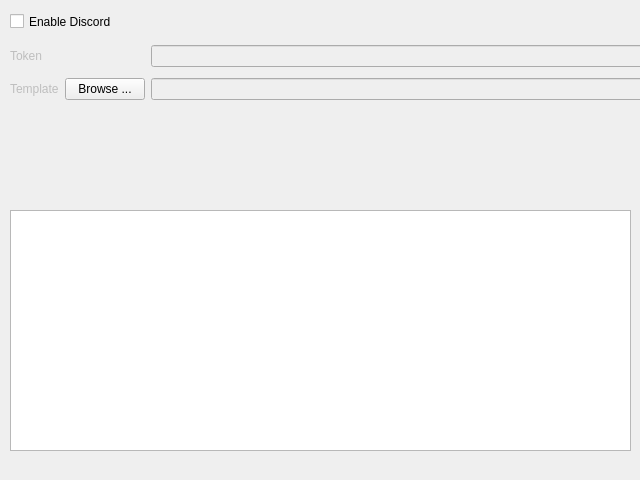
<?xml version="1.0" encoding="UTF-8"?>
<ui version="4.0">
 <class>discord</class>
 <widget class="QWidget" name="discord">
  <property name="geometry">
   <rect>
    <x>0</x>
    <y>0</y>
    <width>640</width>
    <height>480</height>
   </rect>
  </property>
  <property name="windowTitle">
   <string>Discord</string>
  </property>
  <property name="displayName" stdset="0">
   <string>Discord</string>
  </property>
  <widget class="QWidget" name="formLayoutWidget">
   <property name="geometry">
    <rect>
     <x>10</x>
     <y>40</y>
     <width>676</width>
     <height>65</height>
    </rect>
   </property>
   <layout class="QGridLayout" name="gridLayout">
    <item row="1" column="1">
     <widget class="QPushButton" name="template_button">
      <property name="text">
       <string>Browse ...</string>
      </property>
     </widget>
    </item>
    <item row="1" column="0">
     <widget class="QLabel" name="template_label">
      <property name="enabled">
       <bool>false</bool>
      </property>
      <property name="text">
       <string>Template</string>
      </property>
     </widget>
    </item>
    <item row="0" column="2">
     <widget class="QLineEdit" name="token_lineedit">
      <property name="enabled">
       <bool>false</bool>
      </property>
      <property name="minimumSize">
       <size>
        <width>496</width>
        <height>0</height>
       </size>
      </property>
      <property name="inputMethodHints">
       <set>Qt::ImhHiddenText|Qt::ImhNoAutoUppercase|Qt::ImhNoPredictiveText|Qt::ImhSensitiveData</set>
      </property>
      <property name="echoMode">
       <enum>QLineEdit::Password</enum>
      </property>
     </widget>
    </item>
    <item row="0" column="0">
     <widget class="QLabel" name="token_label">
      <property name="enabled">
       <bool>false</bool>
      </property>
      <property name="text">
       <string>Token</string>
      </property>
     </widget>
    </item>
    <item row="1" column="2">
     <widget class="QLineEdit" name="template_lineedit">
      <property name="enabled">
       <bool>false</bool>
      </property>
      <property name="minimumSize">
       <size>
        <width>496</width>
        <height>0</height>
       </size>
      </property>
      <property name="inputMethodHints">
       <set>Qt::ImhNone</set>
      </property>
      <property name="echoMode">
       <enum>QLineEdit::Normal</enum>
      </property>
     </widget>
    </item>
   </layout>
  </widget>
  <widget class="QCheckBox" name="enable_checkbox">
   <property name="geometry">
    <rect>
     <x>10</x>
     <y>10</y>
     <width>141</width>
     <height>23</height>
    </rect>
   </property>
   <property name="text">
    <string>Enable Discord</string>
   </property>
  </widget>
  <widget class="QTextBrowser" name="help_text">
   <property name="geometry">
    <rect>
     <x>10</x>
     <y>210</y>
     <width>621</width>
     <height>241</height>
    </rect>
   </property>
   <property name="html">
    <string>&lt;!DOCTYPE HTML PUBLIC &quot;-//W3C//DTD HTML 4.0//EN&quot; &quot;http://www.w3.org/TR/REC-html40/strict.dtd&quot;&gt;
&lt;html&gt;&lt;head&gt;&lt;meta name=&quot;qrichtext&quot; content=&quot;1&quot; /&gt;&lt;meta charset=&quot;utf-8&quot; /&gt;&lt;style type=&quot;text/css&quot;&gt;
p, li { white-space: pre-wrap; }
hr { height: 1px; border-width: 0; }
li.unchecked::marker { content: &quot;\2610&quot;; }
li.checked::marker { content: &quot;\2612&quot;; }
&lt;/style&gt;&lt;/head&gt;&lt;body style=&quot; font-family:'.AppleSystemUIFont'; font-size:13pt; font-weight:400; font-style:normal;&quot;&gt;
&lt;p style=&quot;-qt-paragraph-type:empty; margin-top:12px; margin-bottom:12px; margin-left:0px; margin-right:0px; -qt-block-indent:0; text-indent:0px;&quot;&gt;&lt;br /&gt;&lt;/p&gt;&lt;/body&gt;&lt;/html&gt;</string>
   </property>
  </widget>
 </widget>
 <resources/>
 <connections>
  <connection>
   <sender>enable_checkbox</sender>
   <signal>toggled(bool)</signal>
   <receiver>token_label</receiver>
   <slot>setEnabled(bool)</slot>
   <hints>
    <hint type="sourcelabel">
     <x>80</x>
     <y>61</y>
    </hint>
    <hint type="destinationlabel">
     <x>37</x>
     <y>133</y>
    </hint>
   </hints>
  </connection>
  <connection>
   <sender>enable_checkbox</sender>
   <signal>toggled(bool)</signal>
   <receiver>template_label</receiver>
   <slot>setEnabled(bool)</slot>
   <hints>
    <hint type="sourcelabel">
     <x>80</x>
     <y>61</y>
    </hint>
    <hint type="destinationlabel">
     <x>38</x>
     <y>195</y>
    </hint>
   </hints>
  </connection>
  <connection>
   <sender>enable_checkbox</sender>
   <signal>toggled(bool)</signal>
   <receiver>token_lineedit</receiver>
   <slot>setEnabled(bool)</slot>
   <hints>
    <hint type="sourcelabel">
     <x>80</x>
     <y>61</y>
    </hint>
    <hint type="destinationlabel">
     <x>356</x>
     <y>133</y>
    </hint>
   </hints>
  </connection>
  <connection>
   <sender>enable_checkbox</sender>
   <signal>toggled(bool)</signal>
   <receiver>template_lineedit</receiver>
   <slot>setEnabled(bool)</slot>
   <hints>
    <hint type="sourcelabel">
     <x>80</x>
     <y>61</y>
    </hint>
    <hint type="destinationlabel">
     <x>356</x>
     <y>195</y>
    </hint>
   </hints>
  </connection>
  <connection>
   <sender>enable_checkbox</sender>
   <signal>toggled(bool)</signal>
   <receiver>template_button</receiver>
   <slot>setEnabled(bool)</slot>
   <hints>
    <hint type="sourcelabel">
     <x>80</x>
     <y>21</y>
    </hint>
    <hint type="destinationlabel">
     <x>124</x>
     <y>87</y>
    </hint>
   </hints>
  </connection>
 </connections>
</ui>
